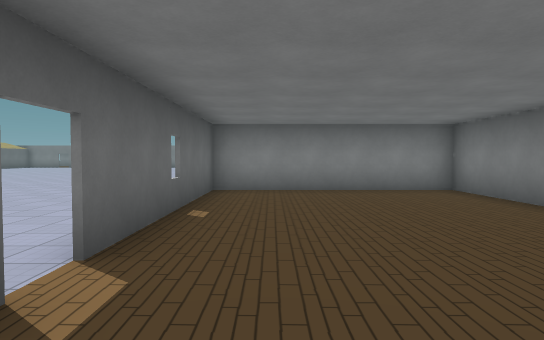
view 1 (above)

24 first-person views from a walk through a Godot game level. The camera is 1.5 m above the floor, tilts 2° down and sees 75° across. The floor is counted in squares, 2 m on a side. Each view is taken from the middle of a square. On the plan, view 1 faces up. The plan holds only what a view shows up to about 11 squares ahead; the rest is blank. The place goes on beyond the plan. Some surface patterns are stand-ins.

view 2
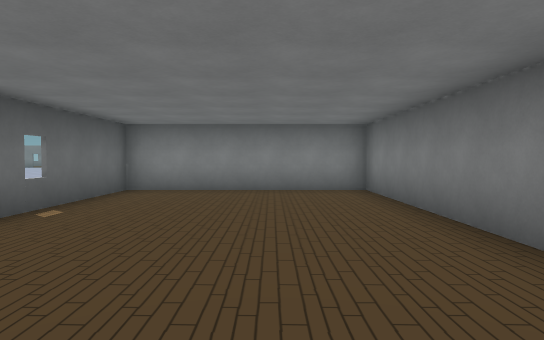

view 3
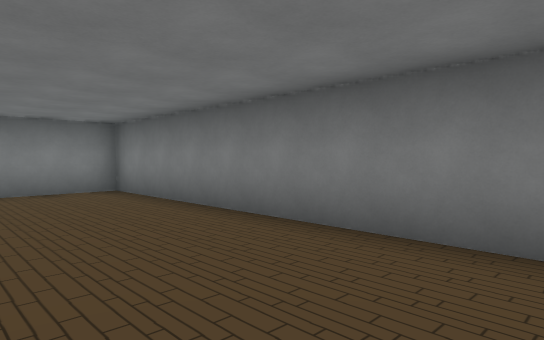

view 4
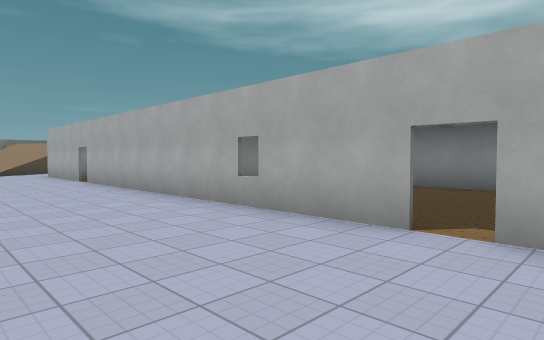

view 5
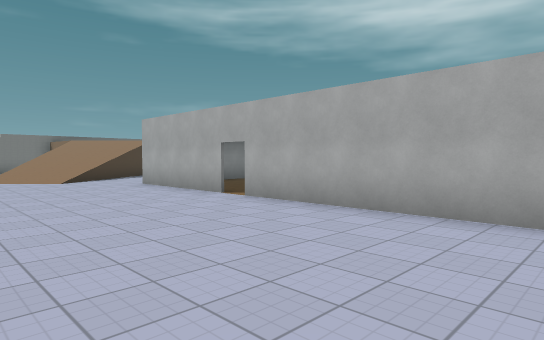

view 6
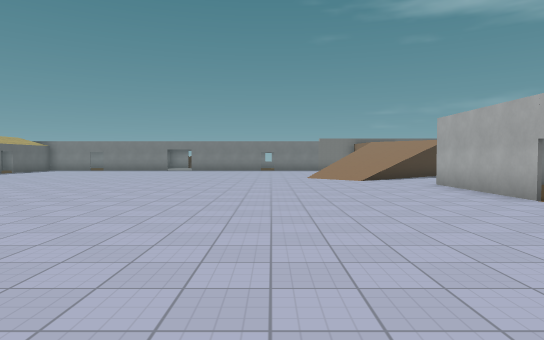

view 7
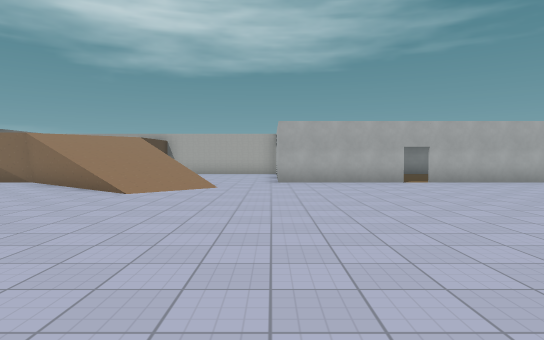

view 8
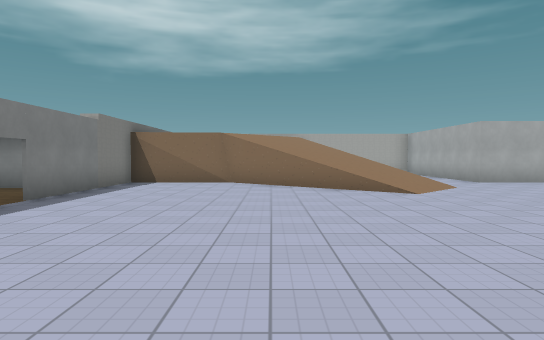

view 9
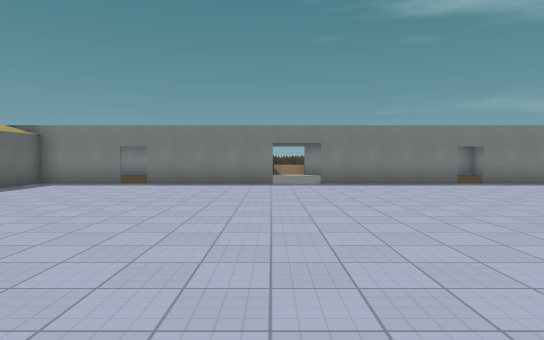

view 10
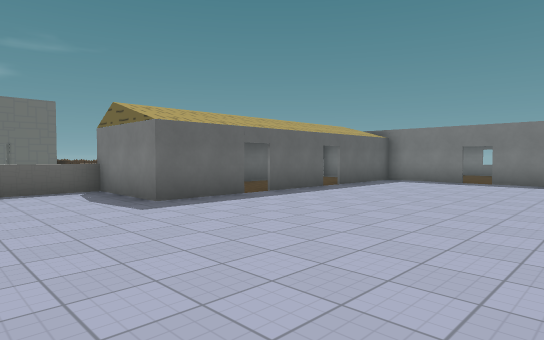

view 11
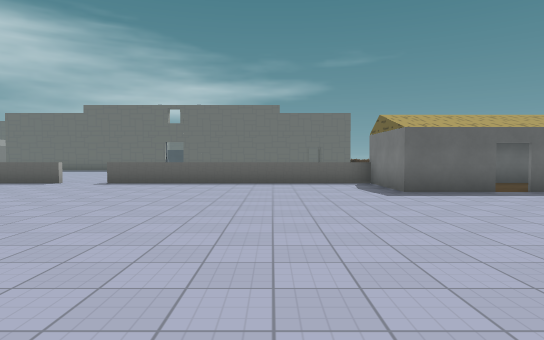

view 12
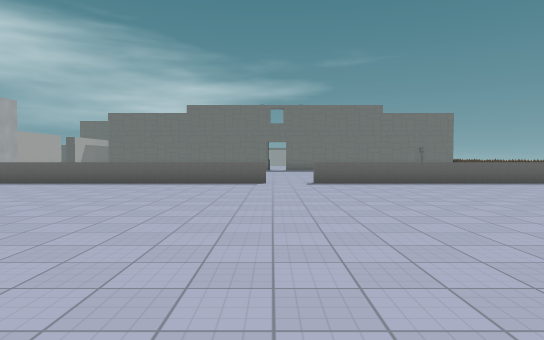

view 13
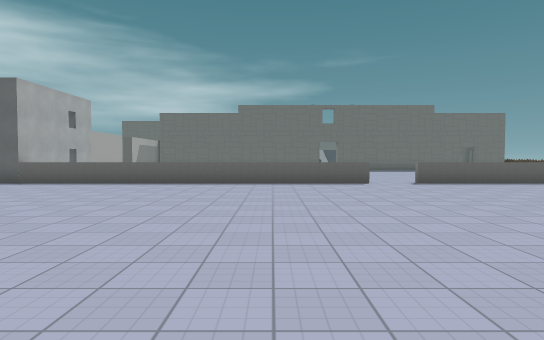

view 14
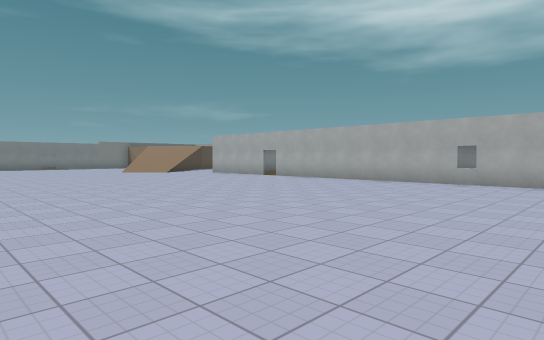

view 15
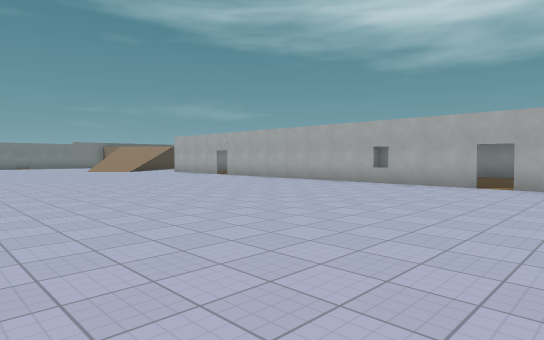

view 16
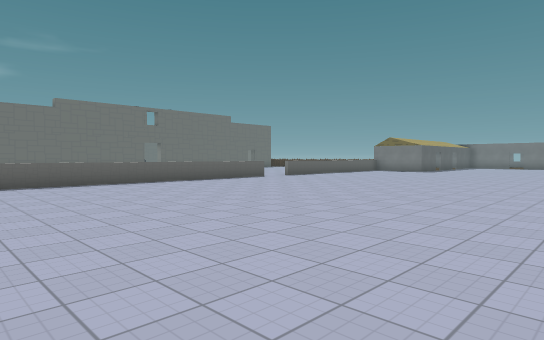

view 17
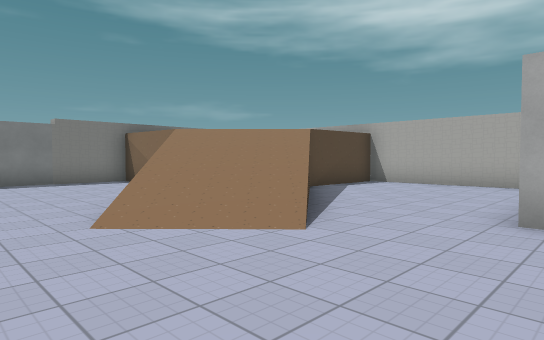

view 18
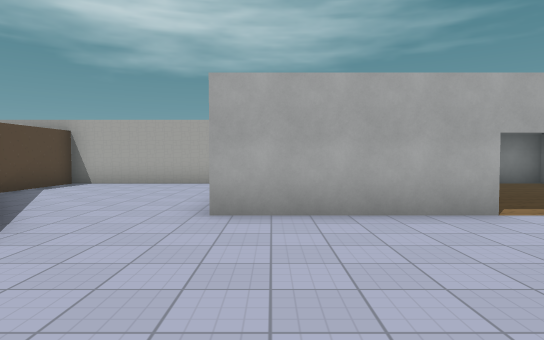

view 19
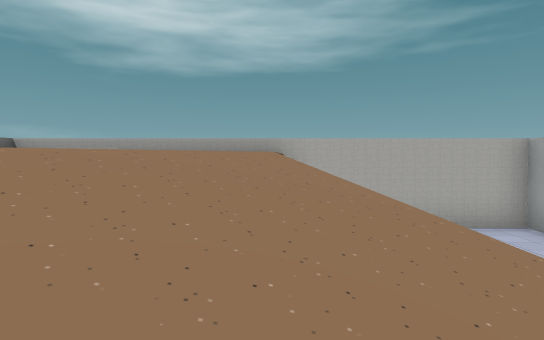

view 20
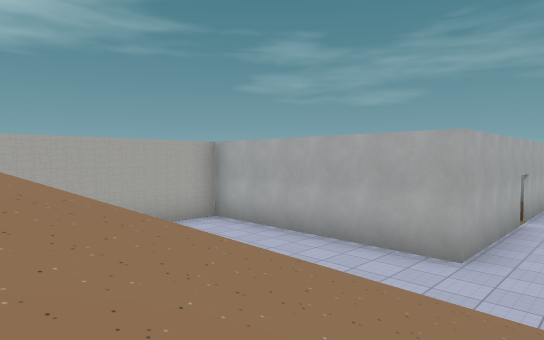

view 21
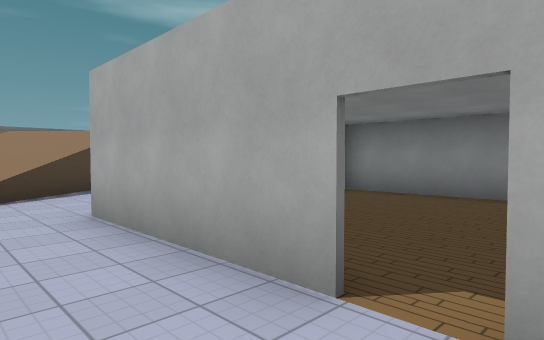

view 22
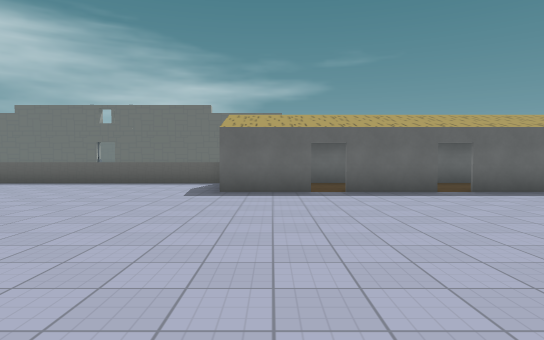

view 23
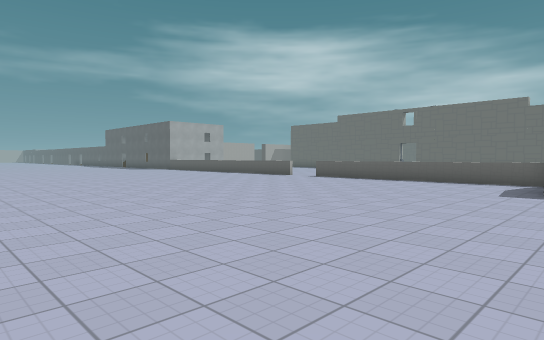

view 24
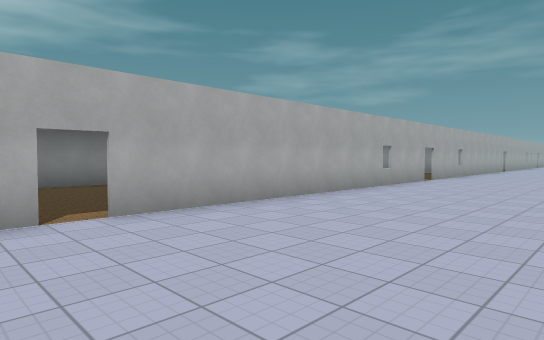

### Floor plan
Key: @ floor where view 1 was taken; # wall or solid block; x gap in a wall; . main floor; : floor 3 m higher than the main floor; / step, stairs or slope; = window, fence, low wall or low ledge; v drop or lower ground.
Columns run from 22 left of view 1 to 5 right of it. Each row starts with its distance up from view 1.
 30                    v
 29                    v
 28           ..
 27    ###.####.#######..
 26    #................./
 25  #.#................./
 24  #.................../:   /
 23  #.#................///:  /
 22  #.#.............../////#//
 21  #.x..............=////.../#
 20  # #..............////..../#
 19  ###...............//...../#
 18  =......................../#
 17  =...................######
 16  =...................#   .#
 15  =...................#....#
 14  =...................#....#
 13  =...................x....#
 12  =...................x....#
 11 .....................#....#
 10 .....................#  ..#
  9  =...................#   .#
  8  =...................######
  7  =...................#..../#
  6  =...................#..../#
  5  =...................#..../#
  4  =...................#..../#
  3  =...................#..../#
  2  =......................../#
  1  =......... .........#..../#
  0 #=.    ... . ...      @.../#

Positions as (right, up) in squares from view 1, and headings:
1: (0, 0), facing up
2: (2, 0), facing up
3: (1, 0), facing up-right
4: (-5, 1), facing up-right
5: (-6, 7), facing up-right
6: (-6, 7), facing up
7: (-12, 17), facing right
8: (-12, 23), facing right
9: (-12, 17), facing up
10: (-13, 16), facing up-left
11: (-11, 16), facing left
12: (-11, 10), facing left
13: (-11, 7), facing left
14: (-12, 2), facing up-right
15: (-11, 0), facing up-right
16: (-11, 0), facing up-left
17: (-6, 16), facing up-right
18: (-6, 16), facing right
19: (-3, 22), facing right
20: (-3, 22), facing down-right
21: (-3, 12), facing up-right
22: (-11, 20), facing left
23: (-10, 20), facing down-left
24: (-6, 14), facing down-right
